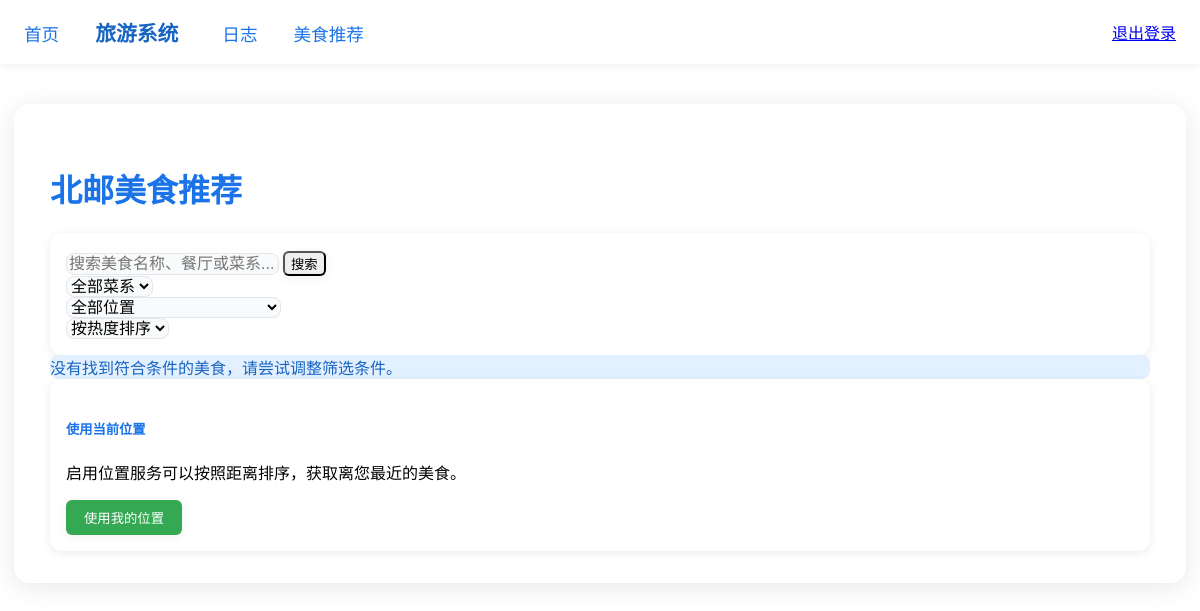
Before: /TourismSystem/foods/ (signed in) with the older database file.
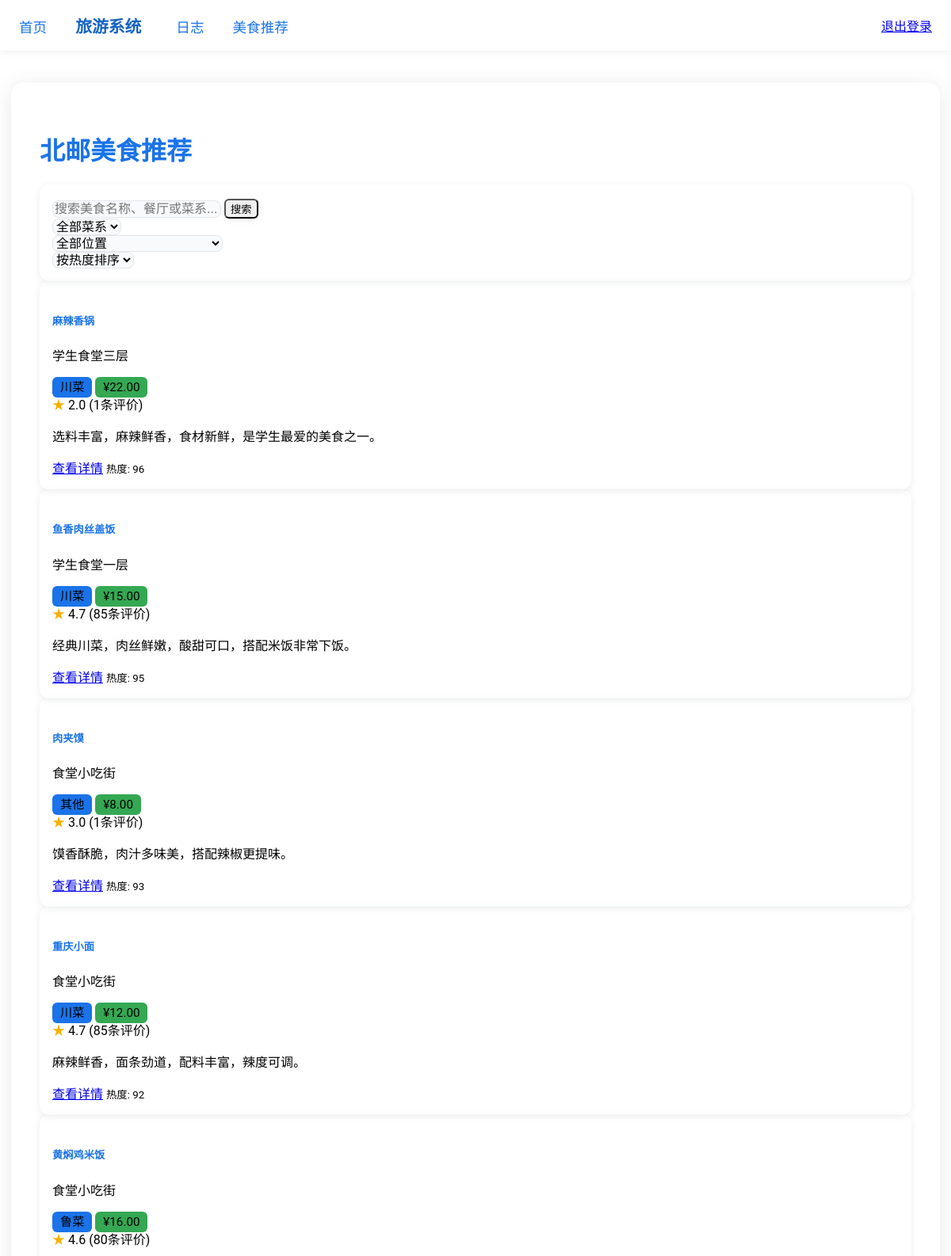
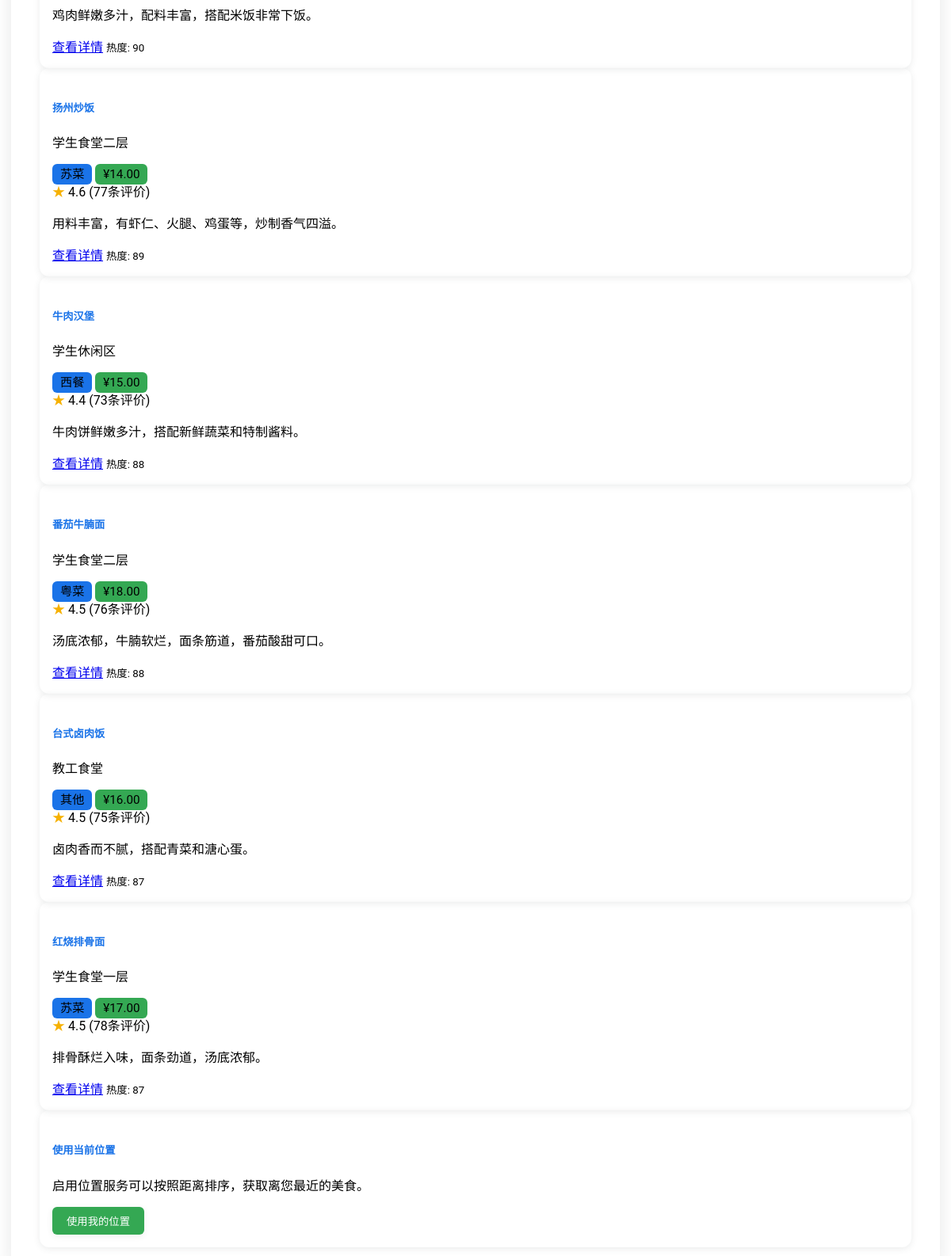
After: the same page with the newer database file (2 pictures, top to bottom).
### TourismSystem/models.py (models this page shows, shortened)
class Food(models.Model):
    CUISINE_CHOICES = [
        ('', '全部菜系'),
        ('sichuan', '川菜'),
        ('cantonese', '粤菜'),
        ('hunan', '湘菜'),
        ('jiangsu', '苏菜'),
        ('shandong', '鲁菜'),
        ('zhejiang', '浙菜'),
        ('anhui', '徽菜'),
        ('fujian', '闽菜'),
        ('fast_food', '快餐'),
        ('snack', '小吃'),
        ('hotpot', '火锅'),
        ('bbq', '烧烤'),
        ('dessert', '甜点'),
        ('drink', '饮品'),
        ('western', '西餐'),
        ('japanese', '日料'),
        ('korean', '韩餐'),
        ('southeast_asian', '东南亚菜'),
        ('other', '其他'),
    ]
    name = models.CharField(max_length=100, verbose_name='美食名称')
    restaurant = models.CharField(max_length=100, verbose_name='餐厅/窗口名称', default='学生食堂')
    cuisine = models.CharField(max_length=20, choices=CUISINE_CHOICES, default='', verbose_name='菜系')
    price = models.DecimalField(max_digits=6, decimal_places=2, verbose_name='价格')
    popularity = models.IntegerField(default=0, verbose_name='热度')
    rating = models.FloatField(default=0.0, verbose_name='评分')
    rating_count = models.IntegerField(default=0, verbose_name='评分数量')
    description = models.TextField(blank=True, default='', verbose_name='描述')
    image = models.ImageField(upload_to='food_images/', default='TourismSystem/images/default_food.jpg', verbose_name='图片')
    attraction = models.ForeignKey(Attraction, on_delete=models.CASCADE, related_name='foods', verbose_name='所属景点')
    latitude = models.FloatField(verbose_name='纬度')
    longitude = models.FloatField(verbose_name='经度')
    keywords = models.CharField(max_length=200, blank=True, help_text="用逗号分隔", verbose_name='关键词')
    created_at = models.DateTimeField(auto_now_add=True, verbose_name='创建时间')
    updated_at = models.DateTimeField(auto_now=True, verbose_name='更新时间')
    class Meta:
        ordering = ['-popularity']
        verbose_name = '美食'
        verbose_name_plural = '美食'
        indexes = [
            models.Index(fields=['name']),
            models.Index(fields=['restaurant']),
            models.Index(fields=['cuisine']),
            models.Index(fields=['popularity']),
            models.Index(fields=['rating']),
        ]

### TourismSystem/views.py (the view)
# urls.py: path('foods/', views.food_recommendation, name='food_recommendation'),
@login_required
def food_recommendation(request):
    sort_by = request.GET.get('sort_by', 'popularity')  # 默认按热度排序
    cuisine = request.GET.get('cuisine', '')  # 默认不筛选菜系
    search_query = request.GET.get('query', '')  # 搜索关键词
    attraction_id = request.GET.get('attraction_id', None)  # 景点ID
    foods = FoodFinder.search_foods(search_query, cuisine)
    if attraction_id:
        foods = FoodFinder.filter_by_attraction(foods, attraction_id)
    user_lat = request.GET.get('lat', None)
    user_lon = request.GET.get('lon', None)
    if user_lat and user_lon:
        try:
            user_lat = float(user_lat)
            user_lon = float(user_lon)
        except ValueError:
            user_lat = user_lon = None
    top_foods = FoodSorter.get_top_k_foods(foods, 10, sort_by, user_lat, user_lon)
    if len(top_foods) < 10:
        top_foods = FoodSorter.sort_foods(foods, sort_by, user_lat, user_lon)
    paginator = Paginator(top_foods, 10)
    page_number = request.GET.get("page")
    page_obj = paginator.get_page(page_number)
    cuisine_choices = Food.CUISINE_CHOICES
    attractions = Attraction.objects.all()
    return render(request, "TourismSystem/food_recommendation.html", {
        "page_obj": page_obj,
        "sort_by": sort_by,
        "cuisine": cuisine,
        "cuisine_choices": cuisine_choices,
        "query": search_query,
        "attraction_id": attraction_id,
        "attractions": attractions,
    })

### TourismSystem/food_algorithms.py (called while the page is built)
    @staticmethod
    def heap_select_top_k(foods, k, key_func):
        if not foods or k <= 0:
            return []
        k = min(k, len(foods))
        heap = []
        for food in foods:
            value = key_func(food)
            if len(heap) < k:
                heapq.heappush(heap, (value, food.id, food))
            elif value > heap[0][0]:
                heapq.heappushpop(heap, (value, food.id, food))
        result = [item[2] for item in sorted(heap, key=lambda x: x[0], reverse=True)]
        return result

    @staticmethod
    def sort_foods(foods, sort_by, user_lat=None, user_lon=None):
        if sort_by == 'popularity':
            return sorted(foods, key=lambda food: food.popularity, reverse=True)
        elif sort_by == 'rating':
            return sorted(foods, key=lambda food: (food.rating, food.rating_count), reverse=True)
        elif sort_by == 'distance' and user_lat is not None and user_lon is not None:
            return sorted(foods, key=lambda food: food.calculate_distance(user_lat, user_lon))
        else:
            return sorted(foods, key=lambda food: food.popularity, reverse=True)

    @staticmethod
    @lru_cache(maxsize=128)  # 使用缓存优化重复查询
    def search_foods(query, cuisine=None):
        food_query = Food.objects.all()
        if cuisine and cuisine != '':
            food_query = food_query.filter(cuisine=cuisine)
        if not query or query.strip() == '':
            return food_query
        search_query = Q(name__icontains=query) | \
                       Q(restaurant__icontains=query) | \
                       Q(keywords__icontains=query) | \
                       Q(description__icontains=query)
        return food_query.filter(search_query)

### TourismSystem/templates/TourismSystem/food_recommendation.html (shortened to what this page needs)
{% extends "TourismSystem/base.html" %}
{% block content %}
<body>
    <nav class="top_nav">
        <div class="nav-container">
            <div class="nav-left">
                <a href="{% url 'index' %}">首页</a>
                <a href="{% url 'attractions' %}" class="logo">旅游系统</a>
                <a href="{% url 'log' %}">日志</a>
                <a href="{% url 'food_recommendation' %}">美食推荐</a>
            </div>
            <div class="nav-right">
                <div class="user-profile">
                    <a href="{% url 'logout' %}" id="logoutBtn">退出登录</a>
                </div>
            </div>
        </div>
    </nav>
    <main class="main-container">
    <div class="container my-4">
        <h1 class="text-center mb-4">北邮美食推荐</h1>
        <div class="card mb-4">
            <div class="card-body">
                <form method="get" action="{% url 'food_recommendation' %}" class="row g-3">
                    <div class="col-md-4">
                        <div class="input-group">
                            <input type="text" class="form-control" name="query" value="{{ query }}" placeholder="搜索美食名称、餐厅或菜系...">
                            <button class="btn btn-primary" type="submit">搜索</button>
                        </div>
                    </div>
                    <div class="col-md-3">
                        <select name="cuisine" class="form-select">
                            {% for code, name in cuisine_choices %}
                            <option value="{{ code }}" {% if cuisine == code %}selected{% endif %}>{{ name }}</option>
                            {% endfor %}
                        </select>
                    </div>
                    <div class="col-md-3">
                        <select name="attraction_id" class="form-select">
                            <option value="">全部位置</option>
                        </select>
                    </div>
                    <div class="col-md-2">
                        <select name="sort_by" class="form-select">
                            <option value="popularity" {% if sort_by == 'popularity' %}selected{% endif %}>按热度排序</option>
                        </select>
                    </div>
                </form>
            </div>
        </div>
        <div class="row">
            {% if page_obj %}
                {% for food in page_obj %}
                <div class="col-md-4 mb-4">
                    <div class="card h-100">
                        <div class="card-body">
                            <h5 class="card-title">{{ food.name }}</h5>
                            <p class="card-text text-muted">{{ food.restaurant }}</p>
                            <div class="d-flex justify-content-between align-items-center mb-2">
                                <div>
                                    <span class="badge bg-primary">{{ food.get_cuisine_display }}</span>
                                    <span class="badge bg-success">¥{{ food.price }}</span>
                                </div>
                                <div>
                                    <span class="text-warning">★</span> {{ food.rating|floatformat:1 }} ({{ food.rating_count }}条评价)
                                </div>
                            </div>
                            <p class="card-text small">{{ food.description|truncatechars:100 }}</p>
                            <div class="d-flex justify-content-between">
                                <a href="{% url 'food_detail' food.id %}" class="btn btn-outline-primary btn-sm">查看详情</a>
                                <small class="text-muted">热度: {{ food.popularity }}</small>
                            </div>
                        </div>
                    </div>
                </div>
                {% endfor %}
            {% else %}
                <div class="col-12 text-center">
                    <div class="alert alert-info">
                        没有找到符合条件的美食，请尝试调整筛选条件。
                    </div>
                </div>
            {% endif %}
        </div>
        <div class="card mt-4">
            <div class="card-body">
                <h5 class="card-title">使用当前位置</h5>
                <p class="card-text">启用位置服务可以按照距离排序，获取离您最近的美食。</p>
                <button id="useLocation" class="btn btn-success">使用我的位置</button>
            </div>
        </div>
    </div>
    </main>
</body>
{% endblock %}

### TourismSystem/templates/TourismSystem/base.html (shortened to what this page needs)
<!DOCTYPE html>
<html lang="zh-CN">
<head>
    <link rel="stylesheet" href="https://cdnjs.cloudflare.com/ajax/libs/font-awesome/6.0.0/css/all.min.css">
</head>
<body>
    {% block content %}{% endblock %}
</body>
</html>

### TourismSystem/templates/TourismSystem/food_recommendation.html (style rules this page uses)
body { font-family: 'Roboto', Arial, sans-serif; margin: 0; padding: 0; min-height: 100vh; }
.top_nav { background: #fff; box-shadow: 0 2px 8px rgba(60,64,67,0.08); padding: 0 0; position: sticky; top: 0; z-index: 100; }
.nav-container { max-width: 1200px; margin: 0 auto; display: flex; align-items: center; justify-content: space-between; height: 64px; padding: 0 24px; }
.nav-left a { color: #1a73e8; text-decoration: none; font-size: 1.1rem; margin-right: 32px; font-weight: 500; transition: color 0.2s; }
.nav-left a.logo { font-size: 1.3rem; font-weight: 700; color: #1765c1; margin-right: 40px; }
.container { max-width: 1100px; margin: 40px auto 0 auto; background: #fff; border-radius: 16px; box-shadow: 0 4px 24px rgba(60,64,67,0.12); padding: 40px 36px 32px 36px; }
.card { border-radius: 12px; box-shadow: 0 2px 8px rgba(60,64,67,0.10); border: none; }
.card-title, h1, h5 { color: #1a73e8; font-weight: 700; }
.btn-primary, .btn-success, .btn-warning { border-radius: 6px; font-weight: 500; box-shadow: 0 2px 8px rgba(60,64,67,0.08); transition: background 0.2s; }
.form-select, .form-control { border-radius: 8px; border: 1px solid #e3e6ea; background: #f8fafc; font-size: 1rem; transition: border-color 0.2s; }
.card-body { padding: 18px 16px 16px 16px; }
.badge { border-radius: 6px; font-size: 0.95em; padding: 4px 10px; }
.bg-primary { background: #1a73e8 !important; }
.bg-success { background: #34a853 !important; }
.text-warning { color: #f6b100 !important; }
#useLocation { background: #34a853; color: #fff; border: none; border-radius: 6px; font-weight: 500; padding: 8px 18px; transition: background 0.2s; }

Changed rows visible on the page:
added Food: name "麻辣香锅", restaurant "学生食堂三层", cuisine "川菜", price "22.00", rating "2.0", rating_count "1", description "选料丰富，麻辣鲜香，食材新鲜，是学生最爱的美食之一。", popularity "96"
added Food: name "鱼香肉丝盖饭", restaurant "学生食堂一层", cuisine "川菜", price "15.00", rating "4.7", rating_count "85", description "经典川菜，肉丝鲜嫩，酸甜可口，搭配米饭非常下饭。", popularity "95"
added Food: name "肉夹馍", restaurant "食堂小吃街", cuisine "其他", price "8.00", rating "3.0", rating_count "1", description "馍香酥脆，肉汁多味美，搭配辣椒更提味。", popularity "93"
added Food: name "重庆小面", restaurant "食堂小吃街", cuisine "川菜", price "12.00", rating "4.7", rating_count "85", description "麻辣鲜香，面条劲道，配料丰富，辣度可调。", popularity "92"
added Food: name "黄焖鸡米饭", restaurant "食堂小吃街", cuisine "鲁菜", price "16.00", rating "4.6", rating_count "80", description "鸡肉鲜嫩多汁，配料丰富，搭配米饭非常下饭。", popularity "90"
added Food: name "扬州炒饭", restaurant "学生食堂二层", cuisine "苏菜", price "14.00", rating "4.6", rating_count "77", description "用料丰富，有虾仁、火腿、鸡蛋等，炒制香气四溢。", popularity "89"
added Food: name "牛肉汉堡", restaurant "学生休闲区", cuisine "西餐", price "15.00", rating "4.4", rating_count "73", description "牛肉饼鲜嫩多汁，搭配新鲜蔬菜和特制酱料。", popularity "88"
added Food: name "番茄牛腩面", restaurant "学生食堂二层", cuisine "粤菜", price "18.00", rating "4.5", rating_count "76", description "汤底浓郁，牛腩软烂，面条筋道，番茄酸甜可口。", popularity "88"
added Food: name "台式卤肉饭", restaurant "教工食堂", cuisine "其他", price "16.00", rating "4.5", rating_count "75", description "卤肉香而不腻，搭配青菜和溏心蛋。", popularity "87"
added Food: name "红烧排骨面", restaurant "学生食堂一层", cuisine "苏菜", price "17.00", rating "4.5", rating_count "78", description "排骨酥烂入味，面条劲道，汤底浓郁。", popularity "87"
Other visible differences:
text no longer shown: "没有找到符合条件的美食，请尝试调整筛选条件。"
